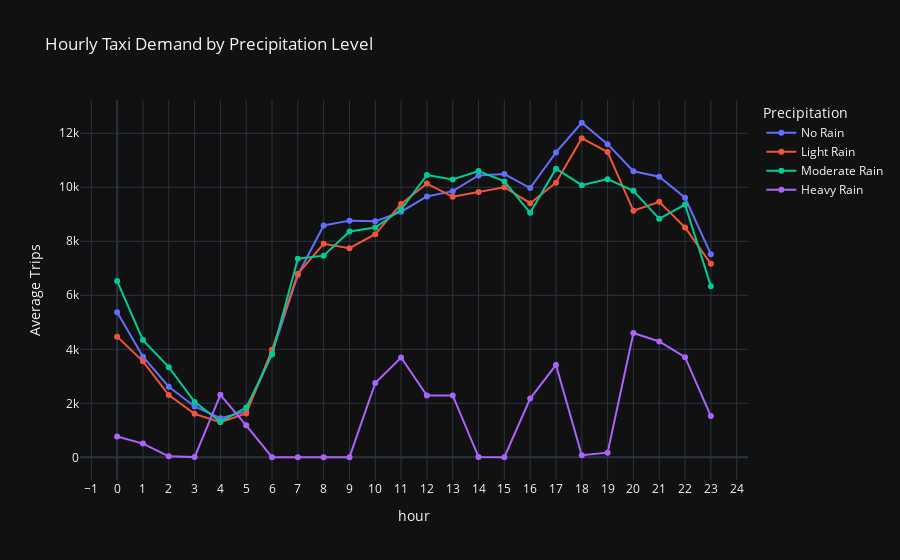

The cell this chart's notebook holds for it:
### Code cell
## 4 groups 
import plotly.express as px

hourly_distribution_prec_levels = (
    hourly_counts_prec_levels
    .groupBy("hour", "precip_level")
    .agg(F.avg("trip_count").alias("avg_trips"))
    .orderBy("hour", "precip_level")
)
hourly_pivot_prec_levels = (
    hourly_distribution_prec_levels
    .groupBy("hour")
    .pivot("precip_level", ["None", "Light", "Moderate", "Heavy"])
    .agg(F.first("avg_trips"))
    .orderBy("hour")
)
hourly_pivot_prec_levels.show(24)

prec_levels_pd = hourly_pivot_prec_levels.toPandas()
prec_levels_pd = prec_levels_pd.rename(columns={
    "None": "No Rain",
    "Light": "Light Rain",
    "Moderate": "Moderate Rain",
    "Heavy": "Heavy Rain"
})
fig = px.line(
    prec_levels_pd,
    x="hour",
    y=["No Rain", "Light Rain", "Moderate Rain", "Heavy Rain"],
    title="Hourly Taxi Demand by Precipitation Level",
    labels={"value": "Average Trips", "variable": "Precipitation"},
    markers=True,
    template="plotly_dark"
)

fig.update_layout(xaxis=dict(dtick=1))
fig.show()

### Figure 1 — Plotly figure (JSON) as saved in the notebook; plotly's stock layout.template omitted (floating-point values rounded to 4 significant figures)
{"data": [{"hovertemplate": "Precipitation=No Rain<br>hour=%{x}<br>Average Trips=%{y}<extra></extra>", "legendgroup": "No Rain", "line": {"color": "#636efa", "dash": "solid"}, "marker": {"symbol": "circle"}, "mode": "lines+markers", "name": "No Rain", "orientation": "v", "showlegend": true, "type": "scatter", "x": [0, 1, 2, 3, 4, 5, 6, 7, 8, 9, 10, 11, 12, 13, 14, 15, 16, 17, 18, 19, 20, 21, 22, 23], "xaxis": "x", "y": [5370.0, 3727.0, 2614.0, 1884.0, 1446.0, 1698.0, 3858.0, 6751.0, 8585.0, 8765.0, 8739.0, 9095.0, 9661.0, 9858.0, 10440.0, 10490.0, 9973.0, 11290.0, 12390.0, 11600.0, 10590.0, 10390.0, 9612.0, 7524.0], "yaxis": "y"}, {"hovertemplate": "Precipitation=Light Rain<br>hour=%{x}<br>Average Trips=%{y}<extra></extra>", "legendgroup": "Light Rain", "line": {"color": "#EF553B", "dash": "solid"}, "marker": {"symbol": "circle"}, "mode": "lines+markers", "name": "Light Rain", "orientation": "v", "showlegend": true, "type": "scatter", "x": [0, 1, 2, 3, 4, 5, 6, 7, 8, 9, 10, 11, 12, 13, 14, 15, 16, 17, 18, 19, 20, 21, 22, 23], "xaxis": "x", "y": [4468.0, 3555.0, 2304.0, 1610.0, 1302.0, 1625.0, 3981.0, 6794.0, 7907.0, 7744.0, 8263.0, 9385.0, 10140.0, 9648.0, 9823.0, 10000.0, 9412.0, 10170.0, 11820.0, 11310.0, 9129.0, 9460.0, 8514.0, 7166.0], "yaxis": "y"}, {"hovertemplate": "Precipitation=Moderate Rain<br>hour=%{x}<br>Average Trips=%{y}<extra></extra>", "legendgroup": "Moderate Rain", "line": {"color": "#00cc96", "dash": "solid"}, "marker": {"symbol": "circle"}, "mode": "lines+markers", "name": "Moderate Rain", "orientation": "v", "showlegend": true, "type": "scatter", "x": [0, 1, 2, 3, 4, 5, 6, 7, 8, 9, 10, 11, 12, 13, 14, 15, 16, 17, 18, 19, 20, 21, 22, 23], "xaxis": "x", "y": [6526.0, 4340.0, 3338.0, 2052.0, 1317.0, 1841.0, 3808.0, 7357.0, 7469.0, 8361.0, 8510.0, 9177.0, 10450.0, 10290.0, 10600.0, 10220.0, 9056.0, 10690.0, 10080.0, 10300.0, 9867.0, 8831.0, 9360.0, 6339.0], "yaxis": "y"}, {"hovertemplate": "Precipitation=Heavy Rain<br>hour=%{x}<br>Average Trips=%{y}<extra></extra>", "legendgroup": "Heavy Rain", "line": {"color": "#ab63fa", "dash": "solid"}, "marker": {"symbol": "circle"}, "mode": "lines+markers", "name": "Heavy Rain", "orientation": "v", "showlegend": true, "type": "scatter", "x": [0, 1, 2, 3, 4, 5, 6, 7, 8, 9, 10, 11, 12, 13, 14, 15, 16, 17, 18, 19, 20, 21, 22, 23], "xaxis": "x", "y": [772.7, 507.3, 35.0, 7.0, 2314.0, 1184.0, 2.0, 2.0, 6.0, 4.0, 2754.0, 3698.0, 2288.0, 2290.0, 7.25, 4.667, 2175.0, 3422.0, 77.0, 172.0, 4602.0, 4290.0, 3708.0, 1526.0], "yaxis": "y"}], "layout": {"legend": {"title": {"text": "Precipitation"}, "tracegroupgap": 0}, "title": {"text": "Hourly Taxi Demand by Precipitation Level"}, "xaxis": {"anchor": "y", "domain": [0, 1], "dtick": 1, "title": {"text": "hour"}}, "yaxis": {"anchor": "x", "domain": [0, 1], "title": {"text": "Average Trips"}}}}
